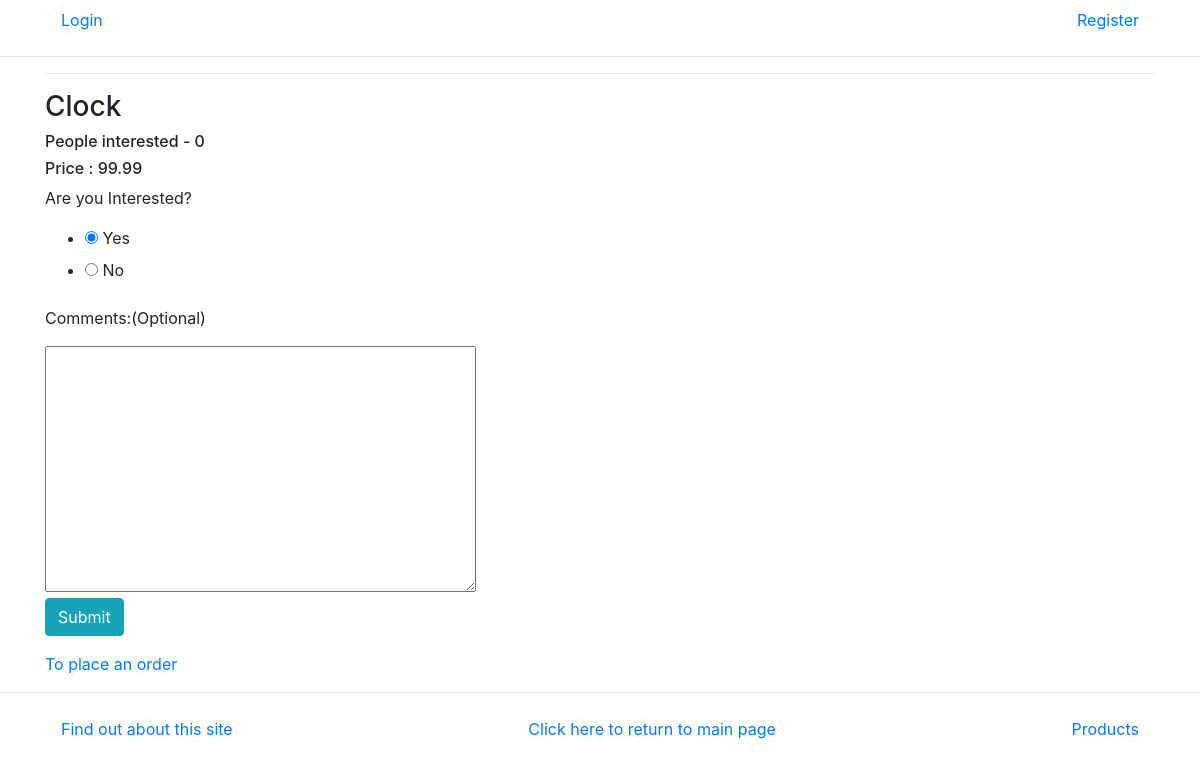
/storeapp/products/1, run on the app's committed database.
### storeapp/models.py (models this page shows, shortened)
class Product(models.Model):
    category = models.ForeignKey(Category, related_name='products', on_delete=models.CASCADE)
    name = models.CharField(max_length=200)
    price = models.DecimalField(max_digits=10, decimal_places=2)
    stock = models.PositiveIntegerField(default=100, validators={})
    available = models.BooleanField(default=True)
    description = models.TextField(max_length=200, null=True, blank=True)
    interested = models.PositiveIntegerField(default=0)

### storeapp/views.py (the view)
# urls.py: path(r'products/<int:prod_id>', views.productdetail, name='productdetail'),
def productdetail(request, prod_id):
    prod = Product.objects.get(id=prod_id)
    if request.method == 'POST':
        form = InterestForm(request.POST)
        if form.is_valid():
            if request.POST['interested'] == '1':
                prod.interested = prod.interested + 1
                prod.save()
            return redirect('storeapp:index')
    else:
        form = InterestForm()
        return render(request, 'storeapp/productdetail.html', {'form': form, 'prod': prod})

### storeapp/forms.py
class InterestForm(forms.Form):
    interested = forms.IntegerField(widget=forms.RadioSelect(choices=[('1', 'Yes'), ('0', 'No')]), required=True, initial=1)
    comments = forms.CharField(widget=forms.Textarea(), label="Additional Comments", required=False)

### storeapp/templates/storeapp/productdetail.html (shortened to what this page needs)
{% extends 'storeapp/base.html' %}
{% block body_block %}
    <hr class="navbar-dark">
    {%  if prod %}
        <h3>{{ prod.name }}</h3>
        <div class="text-left">
        <h6>People interested - {{ prod.interested }}</h6>
        <h6>Price : {{ prod.price }}</h6>
        </div>
        <div class="form-group">
        <form method="post">
            <p>Are you Interested?</p>
            {{ form.interested }}
            <p>Comments:(Optional)</p>
            {{ form.comments }}
            <br>
            <input class="btn btn-info" type="submit" value="Submit">
        </form>
        </div>
    {% else %}
        <p>Sorry! No product matches this ID</p>
    {% endif %}
    <a href = "{% url 'storeapp:place_order' %}">To place an order</a>
{% endblock %}

### data on the page
Product: name "Clock", interested "0", price "99.99"
